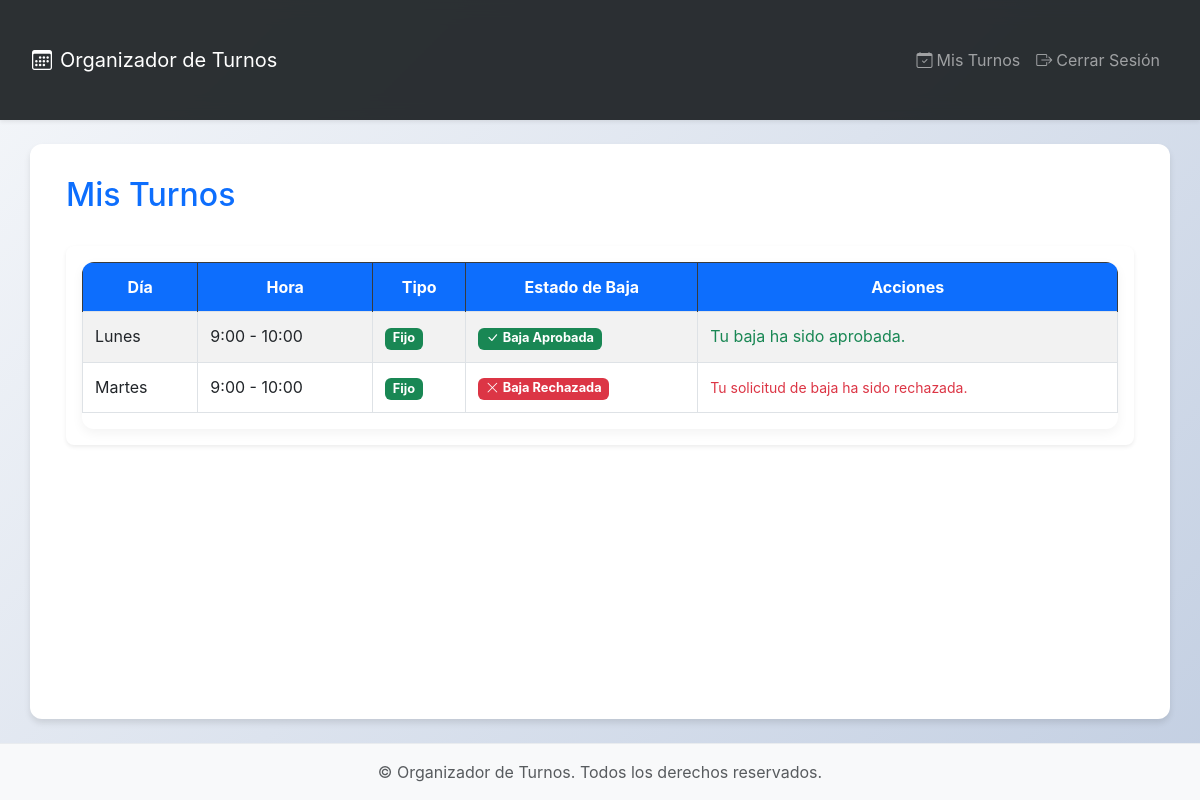
Page /mis_turnos/ (signed in) on the committed database.
### turnos/models.py (models this page shows, shortened)
class Inscripcion(models.Model):
    turno = models.ForeignKey(Turno, on_delete=models.CASCADE, related_name='inscripciones')
    usuario = models.ForeignKey(User, on_delete=models.CASCADE, related_name='inscripciones', null=True, blank=True)
    nombre_suplente = models.CharField(max_length=150, null=True, blank=True)
    telefono_suplente = models.CharField(max_length=20, null=True, blank=True)  # Nuevo campo para suplentes
    fecha_inscripcion = models.DateTimeField(default=timezone.now)
    is_canceled = models.BooleanField(default=False)  # Nuevo campo para marcar la inscripción como cancelada

class Turno(models.Model):
    DIA_SEMANA = [
        (0, 'Lunes'),
        (1, 'Martes'),
        (2, 'Miércoles'),
        (3, 'Jueves'),
        (4, 'Viernes'),
    ]
    HORA_INICIO = 9
    HORA_FIN = 19
    dia = models.IntegerField(choices=DIA_SEMANA)
    hora = models.IntegerField()
    max_inscripciones = models.PositiveIntegerField(default=5)  # Ajusta según tus necesidades
    es_completo_calculado = models.BooleanField(default=False)
    class Meta:
        unique_together = ('dia', 'hora')
        ordering = ['dia', 'hora']

### turnos/views.py (the view)
# urls.py: path('mis_turnos/', views.mis_turnos, name='mis_turnos'),
@login_required
def mis_turnos(request):
    inscripciones = request.user.inscripciones.all()
    return render(request, 'turnos/mis_turnos.html', {'inscripciones': inscripciones})

### templates/turnos/mis_turnos.html (shortened to what this page needs)
{% extends 'turnos/base.html' %}
{% block contenido %}
<div class="container px-4">
    <div class="row mb-4">
        <div class="col">
            <h2 class="text-primary">Mis Turnos</h2>
        </div>
    </div>
    <div class="card shadow-sm">
        <div class="card-body">
            {% if inscripciones %}
                <div class="table-responsive">
                    <table class="table table-bordered table-hover table-striped">
                        <thead class="table-dark">
                            <tr>
                                <th>Día</th>
                                <th>Hora</th>
                                <th>Tipo</th>
                                <th>Estado de Baja</th>
                                <th>Acciones</th>
                            </tr>
                        </thead>
                        <tbody>
                            {% for insc in inscripciones %}
                                <tr>
                                    <td>{{ insc.turno.get_dia_display }}</td>
                                    <td>{{ insc.turno.hora }}:00 - {{ insc.turno.hora|add:"1" }}:00</td>
                                    <td>
                                        {% if insc.usuario %}
                                            <span class="badge bg-success">Fijo</span>
                                        {% else %}
                                            <span class="badge bg-secondary">Suplente</span>
                                        {% endif %}
                                    </td>
                                    <td>
                                        {% if insc.solicitudes_baja.exists %}
                                            {% with solicitud=insc.solicitudes_baja.first %}
                                                {% if solicitud.aprobado %}
                                                    <span class="badge bg-success">
                                                        <i class="bi bi-check-lg me-1"></i>Baja Aprobada
                                                    </span>
                                                {% elif solicitud.rechazado %}
                                                    <span class="badge bg-danger">
                                                        <i class="bi bi-x-lg me-1"></i>Baja Rechazada
                                                    </span>
                                                {% else %}
                                                    <span class="badge bg-warning text-dark">
                                                        <i class="bi bi-hourglass-split me-1"></i>Baja Pendiente
                                                    </span>
                                                {% endif %}
                                            {% endwith %}
                                        {% else %}
                                            <span class="badge bg-secondary">Sin Solicitar</span>
                                        {% endif %}
                                    </td>
                                    <td>
                                        {% if not insc.solicitudes_baja.exists and insc.usuario == user %}
                                            <button type="button" class="btn btn-danger btn-sm" data-bs-toggle="modal" data-bs-target="#confirmBajaModal{{ insc.id }}">
                                                <i class="bi bi-dash-circle me-1"></i>Darse de Baja
                                            </button>
                                            <div class="modal fade" id="confirmBajaModal{{ insc.id }}" tabindex="-1" aria-labelledby="confirmBajaLabel{{ insc.id }}" aria-hidden="true">
                                              <div class="modal-dialog">
                                                <div class="modal-content">
                                                  <div class="modal-header">
                                                    <h5 class="modal-title" id="confirmBajaLabel{{ insc.id }}">Confirmar Baja</h5>
                                                    <button type="button" class="btn-close" data-bs-dismiss="modal" aria-label="Cerrar"></button>
                                                  </div>
                                                  <div class="modal-body">
                                                    ¿Estás seguro de que deseas solicitar la baja de este turno?
                                                    <p class="mt-2"><strong>Turno:</strong> {{ insc.turno }}</p>
                                                    <p class="mb-0"><strong>Fecha:</strong> {{ insc.turno.get_dia_display }} {{ insc.turno.hora }}:00 - {{ insc.turno.hora|add:"1" }}:00</p>
                                                  </div>
                                                  <div class="modal-footer">
                                                    <form action="{% url 'turnos:baja_turno' insc.id %}" method="post">
                                                        {% csrf_token %}
                                                        <button type="button" class="btn btn-secondary" data-bs-dismiss="modal">Cancelar</button>
                                                        <button type="submit" class="btn btn-danger">
                                                            <i class="bi bi-dash-circle me-1"></i> Confirmar Baja
                                                        </button>
                                                    </form>
                                                  </div>
                                                </div>
                                              </div>
                                            </div>
                                        {% elif insc.solicitudes_baja.exists %}
                                            {% with solicitud=insc.solicitudes_baja.first %}
                                                {% if solicitud.aprobado %}
                                                    <span class="text-success">Tu baja ha sido aprobada.</span>
                                                {% elif solicitud.rechazado %}
                                                    <span class="text-danger">Tu solicitud de baja ha sido rechazada.</span>
                                                {% else %}
                                                    <span class="text-warning">Tu solicitud de baja está pendiente de aprobación.</span>
                                                {% endif %}
                                            {% endwith %}
                                        {% endif %}
                                    </td>
                                </tr>
                            {% endfor %}
                        </tbody>
                    </table>
                </div>
            {% else %}
                <div class="text-center py-4">
                    <i class="bi bi-inbox-fill text-muted" style="font-size: 3rem;"></i>
                    <p class="lead text-muted mt-3">No tienes turnos inscritos.</p>
                </div>
            {% endif %}
        </div>
    </div>
</div>
{% endblock %}

### templates/turnos/base.html (shortened to what this page needs)
{% load static %}
<!DOCTYPE html>
<html lang="es">
<head>
    <link href="https://cdn.jsdelivr.net/npm/bootstrap@5.3.0/dist/css/bootstrap.min.css" rel="stylesheet">
    <link href="https://cdn.jsdelivr.net/npm/bootstrap-icons@1.10.5/font/bootstrap-icons.css" rel="stylesheet">
    <link href="{% static 'turnos/css/styles.css' %}" rel="stylesheet">
    <link rel="stylesheet" href="{% static 'css/styles.css' %}">
</head>
<body class="d-flex flex-column min-vh-100">
    <nav class="navbar navbar-expand-lg navbar-dark shadow-sm">
        <div class="container-fluid">
            <a class="navbar-brand d-flex align-items-center" href="{% url 'turnos:calendario' %}">
                <i class="bi bi-calendar3 me-2"></i>
                Organizador de Turnos
            </a>
            <div class="collapse navbar-collapse" id="navbarNav">
                <ul class="navbar-nav ms-auto">
                    {% if user.is_authenticated %}
                        <li class="nav-item">
                            <a class="nav-link" href="{% url 'turnos:mis_turnos' %}">
                                <i class="bi bi-calendar-check me-1"></i>Mis Turnos
                            </a>
                        </li>
                        <li class="nav-item">
                            <a class="nav-link" href="{% url 'turnos:logout' %}">
                                <i class="bi bi-box-arrow-right me-1"></i>Cerrar Sesión
                            </a>
                        </li>
                    {% endif %}
                </ul>
            </div>
        </div>
    </nav>
    <div aria-live="polite" aria-atomic="true" class="position-relative">
        <div class="toast-container position-fixed top-0 end-0 p-3">
        </div>
    </div>
    <main class="container my-4 flex-grow-1">
        {% block contenido %}
        {% endblock %}
    </main>
    <footer class="bg-light text-center text-lg-start mt-auto">
        <div class="text-center p-3 text-muted">
            © {{ now|date:"Y" }} Organizador de Turnos. Todos los derechos reservados.
        </div>
    </footer>
</body>
</html>

### turnos/static/turnos/css/styles.css (style rules this page uses)
body { font-family: 'Segoe UI', Tahoma, Geneva, Verdana, sans-serif; font-size: 16px; background: linear-gradient(135deg, #f5f7fa, #c3cfe2); color: #333; margin: 0; padding: 0; }
.container-fluid { padding: 2rem 1rem; }
@media (min-width: 576px) { .container-fluid { padding: 2rem; } }
.table-responsive { overflow-x: auto; border-radius: 12px; box-shadow: 0 4px 12px rgba(0, 0, 0, 0.05); }
.table { min-width: 600px; background-color: #fff; border-collapse: collapse; }
.table thead th { background-color: #0d6efd; color: white; position: sticky; top: 0; z-index: 2; text-align: center; vertical-align: middle; padding: 0.75rem; }
.table tbody td { vertical-align: top; padding: 0.75rem; border-top: 1px solid #dee2e6; }
.card { border: none; border-radius: 8px; box-shadow: 0 2px 6px rgba(0, 0, 0, 0.05); transition: transform 0.2s, box-shadow 0.2s; background-color: #ffffff; }
.card .card-body { padding: 1rem; }
.toast-container { top: 1rem; right: 1rem; left: 1rem; z-index: 1055; }
@media (min-width: 576px) { .toast-container { right: 1rem; left: auto; } }
.badge { font-size: 0.8em; padding: 0.35em 0.6em; }
.text-danger { font-size: 0.875rem; margin-top: 0.25rem; }

### templates/turnos/base.html (style rules this page uses)
body { background-color: #f4f6f9; font-family: 'Inter', 'Roboto', sans-serif; }
.navbar { backdrop-filter: blur(10px); background-color: rgba(33, 37, 41, 0.95) !important; transition: all 0.3s ease; }
.nav-link { transition: all 0.2s ease; position: relative; }
.nav-link::after { content: ''; position: absolute; width: 0; height: 2px; bottom: -4px; left: 50%; background-color: #007bff; transition: all 0.3s ease; }
main { background-color: white; border-radius: 12px; box-shadow: 0 4px 6px rgba(0,0,0,0.1); padding: 2rem; }
footer { background-color: #f8f9fa !important; border-top: 1px solid #e9ecef; }

### rows in the picture
Inscripcion: turno.dia "Lunes", turno.hora "9", turno.hora|add "10", shows "Fijo", shows "Baja Aprobada", shows "Tu baja ha sido aprobada."
Inscripcion: turno.dia "Martes", turno.hora "9", turno.hora|add "10", shows "Fijo", shows "Baja Rechazada", shows "Tu solicitud de baja ha sido rechazada."
